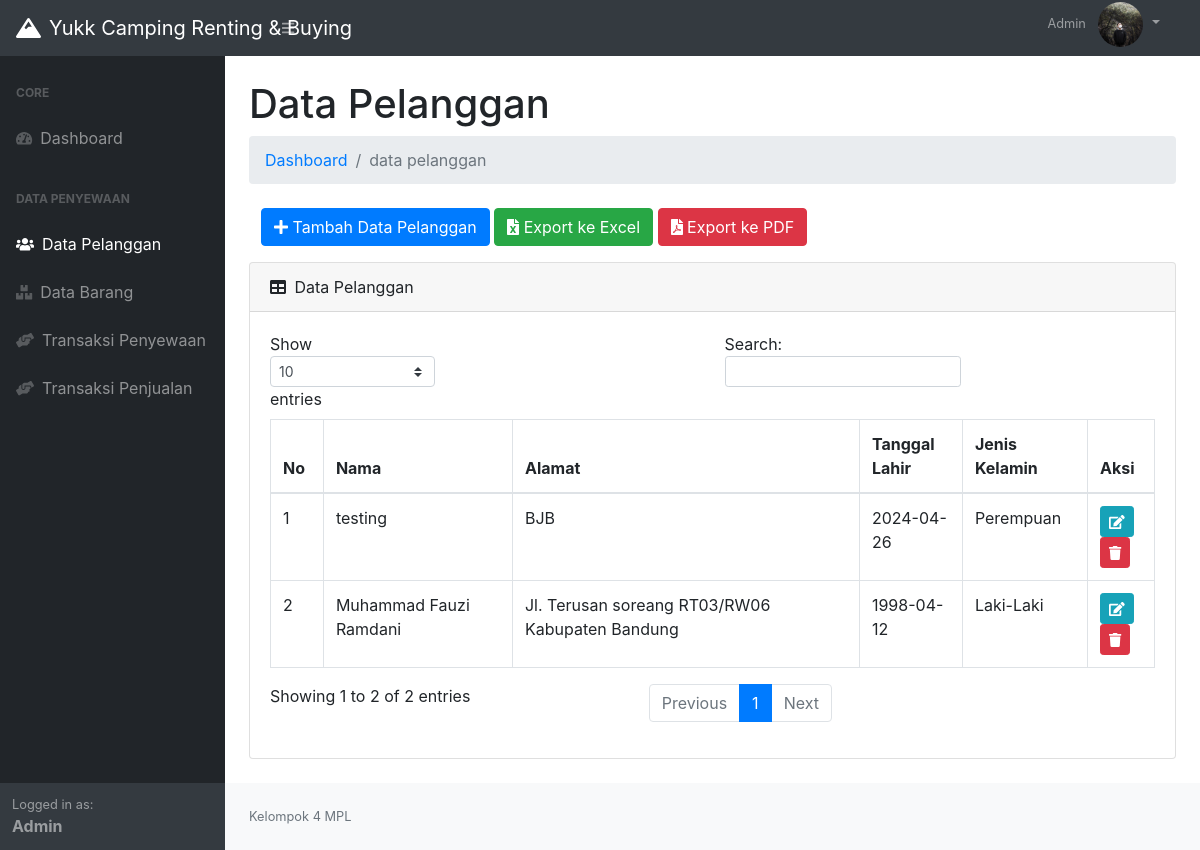
/sewaalatcamping-master/dashboard.php?p=pelanggan (signed in), run on the app's committed database.
### tables this page shows
CREATE TABLE IF NOT EXISTS `tb_pelanggan` (
  `idpelanggan` int(11) NOT NULL AUTO_INCREMENT,
  `nama_pelanggan` varchar(50) NOT NULL,
  `alamat` varchar(255) NOT NULL,
  `tgl_lahir` date NOT NULL,
  `jk` enum('L','P') NOT NULL,
  PRIMARY KEY (`idpelanggan`)
);

### sewaalatcamping-master/page/pelanggan/pelanggan.php (the view)
<?php
$sqlPelanggan = $conn->query("SELECT * FROM tb_pelanggan ORDER BY nama_pelanggan DESC") or die(mysqli_error($conn));
?>
<h1 class="mt-4">Data Pelanggan</h1>
<ol class="breadcrumb mb-4">
    <li class="breadcrumb-item"><a href="index.php">Dashboard</a></li>
    <li class="breadcrumb-item active">data pelanggan</li>
</ol>
<div class="col-md-12">
    <a href="?p=pelanggan&aksi=tambah" class="btn btn-primary mb-3"><i class="fa fa-plus"></i> Tambah Data Pelanggan</a>
    <a href="./laporan/laporan_pelanggan_excel.php" target="_blank" class="btn btn-success mb-3"><i class="fa fa-file-excel"></i>
 Export ke Excel</a>
 <a href="./laporan/laporan_pelanggan_pdf.php" target="_blank" class="btn btn-danger mb-3"><i class="fa fa-file-pdf"></i>
 Export ke PDF</a>
</div>
<div class="card mb-4">
    <div class="card-header">
        <i class="fas fa-table mr-1"></i>
        Data Pelanggan
    </div>
    <div class="card-body">
        <div class="table-responsive">
            <table class="table table-bordered" id="dataTable" width="100%" cellspacing="0">
                <thead>
                    <tr>
                        <th>No</th>
                        <th>Nama</th>
                        <th>Alamat</th>
                        <th>Tanggal Lahir</th>
                        <th>Jenis Kelamin</th>
                        <th>Aksi</th>
                    </tr>
                </thead>
                <tbody>
                    <?php
                    $no = 1;
                    while ($pecahPelanggan = $sqlPelanggan->fetch_assoc()) {
                    $jk = ($pecahPelanggan['jk'] == 'L') ? 'Laki-Laki' : 'Perempuan';
                    ?>
                    <tr>
                        <td><?= $no++; ?></td>
                        <td><?= $pecahPelanggan['nama_pelanggan']; ?></td>
                        <td><?= $pecahPelanggan['alamat']; ?></td>
                        <td><?= $pecahPelanggan['tgl_lahir']; ?></td>
                        <td><?= $jk; ?></td>
                        <td>
                            <a href="?p=pelanggan&aksi=ubah&id=<?= $pecahPelanggan['idpelanggan']; ?>" class="btn btn-info btn-sm"><i class="fa fa-edit"></i></a>
                            <a href="javascript:;" class="btn btn-danger btn-sm"><i class="fa fa-trash" onclick="confirmation('?p=pelanggan&aksi=hapus&id=<?= $pecahPelanggan['idpelanggan']; ?>')"></i></a>
                        </td>
                    </tr>
                    <?php } ?>
                </tbody>
            </table>
        </div>
    </div>
</div>

### data on the page
tb_pelanggan: nama_pelanggan "testing", alamat "BJB", tgl_lahir "2024-04-26", jk "Perempuan"
tb_pelanggan: nama_pelanggan "Muhammad Fauzi Ramdani", alamat "Jl. Terusan soreang RT03/RW06 Kabupaten Bandung", tgl_lahir "1998-04-12", jk "Laki-Laki"

### other printed values
$_SESSION['login']['nama'] "Admin"
